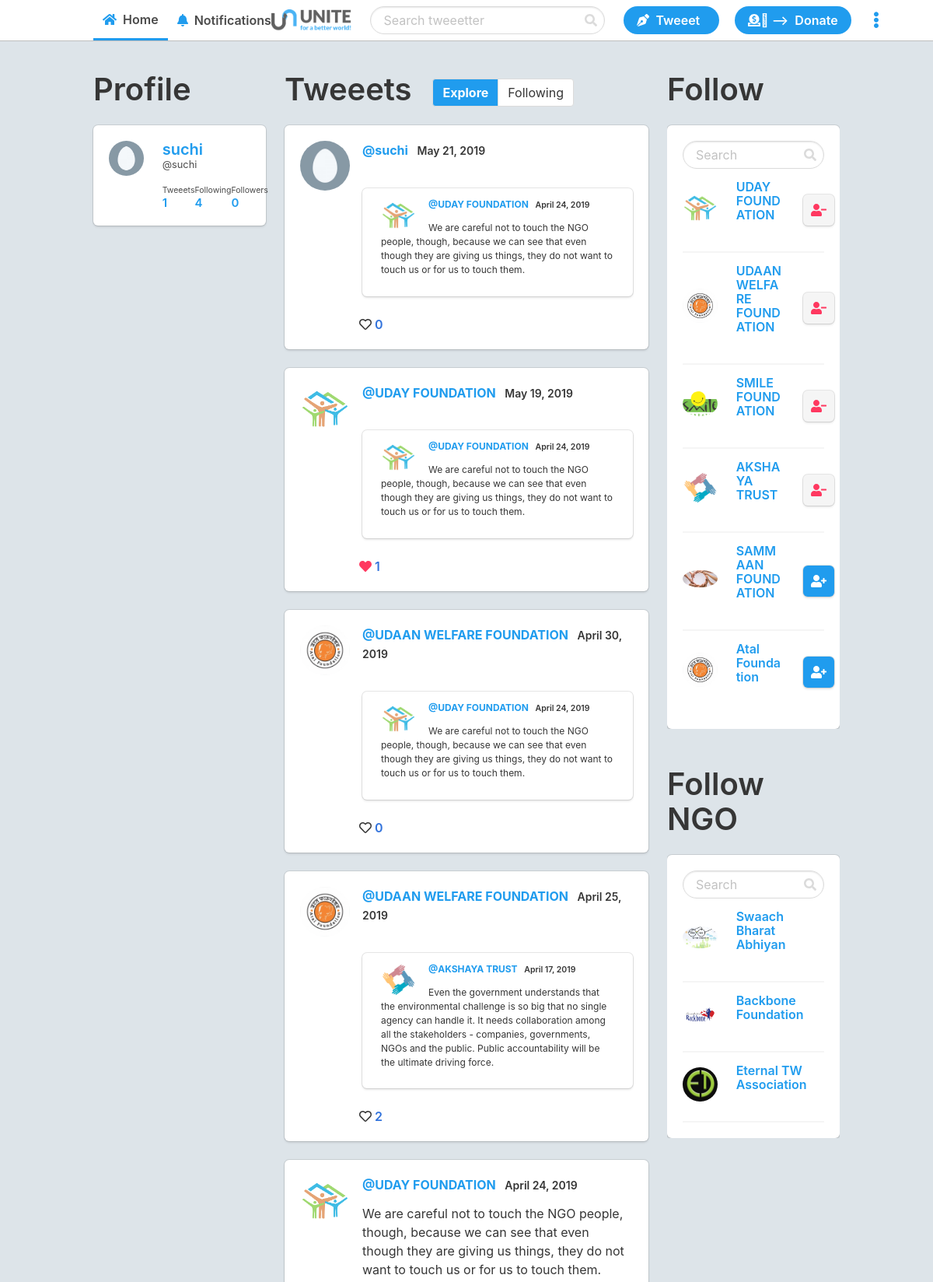
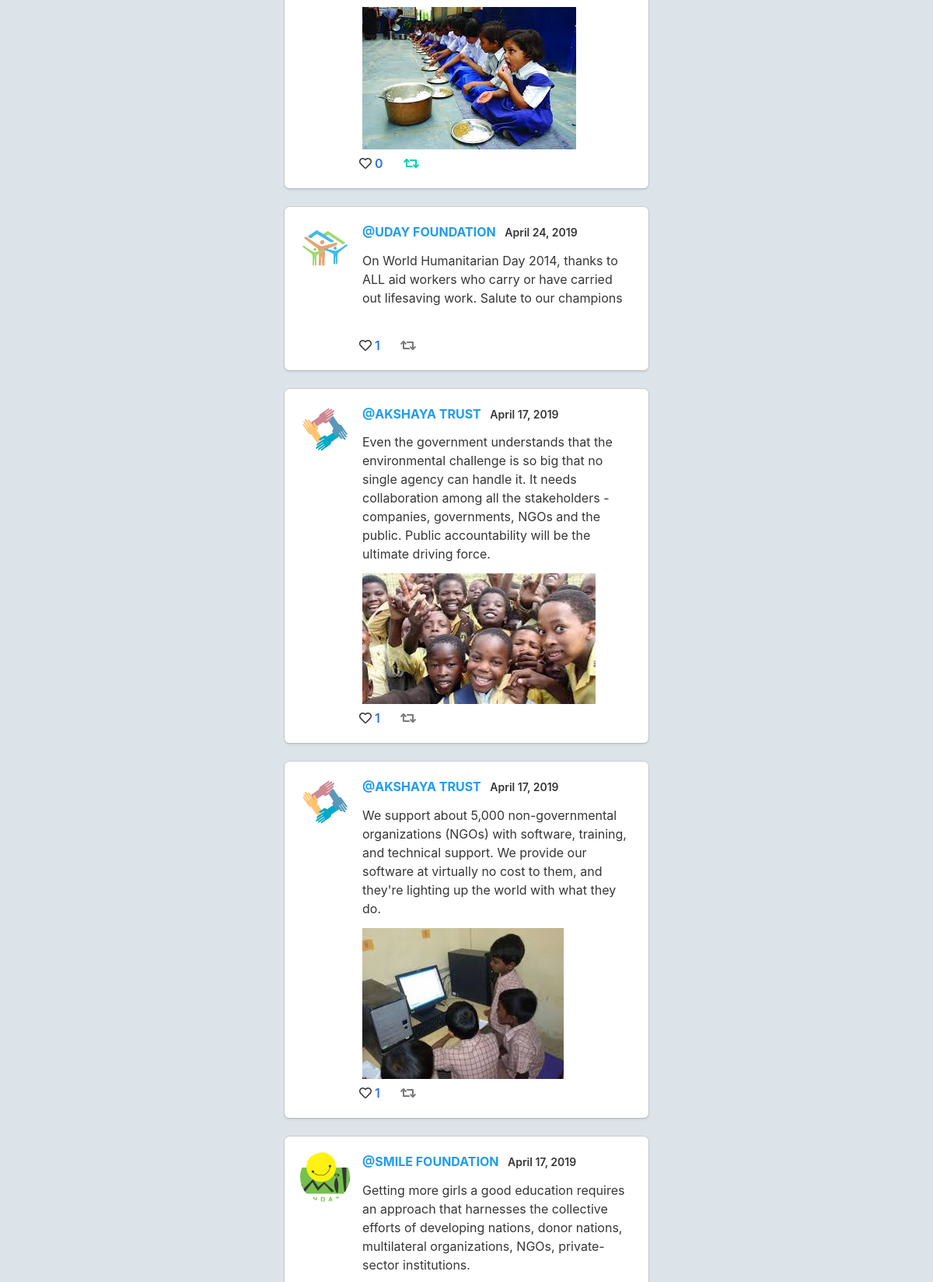
The app's page / (signed in, upper part) with its own data (2 pictures, top to bottom).
### app.py (models this page shows, shortened)
class User(db.Model):
    id = db.Column(db.Integer, primary_key=True)
    username = db.Column(db.String(25), unique=True, nullable=False)
    email = db.Column(db.String(120), unique=True, nullable=False)
    image_file = db.Column(db.String(20), default='default.jpg')
    password = db.Column(db.String(64), nullable=False)
    verified = db.Column(db.Integer, default=0, nullable=True)
    posts = db.relationship('Post', backref='author', lazy=True)
    likes = db.relationship('Post', secondary=likes,
                            backref=db.backref('likes', lazy='dynamic'), lazy='dynamic')
    followed = db.relationship('User', secondary=followers,
                               primaryjoin=(followers.c.follower_id == id),
                               secondaryjoin=(followers.c.followed_id == id),
                               backref=db.backref('followers', lazy='dynamic'), lazy='dynamic')

class Post(db.Model):
    id = db.Column(db.Integer, primary_key=True)
    date_posted = db.Column(db.DateTime, nullable=False,
                            default=datetime.utcnow)
    content = db.Column(db.Text, nullable=False)
    post_img = db.Column(db.String(30))
    user_id = db.Column(db.Integer, db.ForeignKey('user.id'), nullable=False)
    retweet = db.Column(db.Integer, default=None, nullable=True, unique=False)

class Ngo(db.Model):
    id = db.Column(db.Integer, primary_key=True)
    ngo_id = db.Column(db.Integer)
    ngo_name = db.Column(db.String(25), unique=True, nullable=False)
    ngo_email = db.Column(db.String(120), unique=True, nullable=False)
    ngo_image_file = db.Column(db.String(20), default='default.jpg')
    ng_info = db.Column(db.Text)
    ngo_password = db.Column(db.String(64), nullable=False)
    ngo_verified = db.Column(db.Integer, default=0, nullable=True)

### app.py (the view)
@app.route('/')
def home():
    posts = Post.query.all()
    follow_suggestions = User.query.all()[0:]
    follow_suggestions_ngo = Ngo.query.all()[0:]
    if current_user():  # If there is a user in the session
        if current_user() in follow_suggestions:  # If the current user is in the user's follow suggestions
            follow_suggestions.remove(current_user())
    if current_user():  # If there is a user in the session
        if current_user() in follow_suggestions_ngo:  # If the current user is in the user's follow suggestions
            follow_suggestions_ngo.remove(current_user())
    return render_template('home.html', posts=posts, user=current_user(), Post_model=Post, likes=likes, follow_suggestions=follow_suggestions,follow_suggestions_ngo=follow_suggestions_ngo, User=User)

### app.py (called while the page is built)
def current_user():
    if len(session) > 0:
        return User.query.filter_by(username=session['username']).first()
    else:
        return None

### templates/home.html (shortened to what this page needs)
{% extends 'layout.html' %}
{% block body %}
<div class="columns">
    <div class="column is-one-quarter is-hidden-touch">
        {% if user != None %}
        <div class="wrap" style="position: -webkit-sticky; position: sticky; top: 0;">
            <h2 class="title is-2">Profile</h2>
            <div class="box">
                <div class="columns">
                    {% set profile_pic = url_for('static', filename='profile_pics/' + user.image_file) %}
                    <div class="column is-one-third">
                        <img src="{{ profile_pic }}" width="200" class="profile">
                    </div>
                    <div class="column">
                        <a href="{{ url_for('profile') }}">
                            <h5 class="title is-5 has-text-info">{{ user.username }}&nbsp;
                            </h5>
                        </a>
                        <h6 class="subtitle is-6" style="margin-bottom: 1rem; font-size: 80%;">@{{ user.username }}</h6>
                        <div class="level">
                            <div class="level-left">
                                <div class="content is-small">
                                    <small>Tweeets</small>
                                    {% set user_posts = Post_model.query.filter_by(user_id=user.id).all() %}
                                    <h4 class="has-text-info" style="margin-bottom: 0;">{{ user_posts|length }}</h4>
                                </div>
                            </div>
                            <div class="level-item">
                                <div class="content is-small">
                                    <small>Following</small>
                                    {% set user_following = [] %}
                                    {% for user_query in User.query.all() %}
                                    {% for user_query_followers in user_query.followers.all() %}
                                    {% if user_query_followers == user %}
                                    {% set user_following = user_following.append(user) %}
                                    {% endif %}
                                    {% endfor %}
                                    {% endfor %}
                                    <h4 class="has-text-info" style="margin-bottom: 0;">{{ user_following|length }}</h4>
                                </div>
                            </div>
                            <div class="level-item">
                                <div class="content is-small">
                                    <small>Followers</small>
                                    {% set user_followers = user.followers.all() %}
                                    <h4 class="has-text-info" style="margin-bottom: 0;">{{ user_followers|length }}</h4>
                                </div>
                            </div>
                        </div>
                    </div>
                </div>
            </div>
        </div>
        {% endif %}
    </div>
    <div class="column is-half">
        <div class="level is-hidden-touch">
            <div class="level-left">
                <h2 class="title is-2">Tweeets</h2>
            </div>
            <div class="level-right">
                <div class="field has-addons" style="margin: .5rem 6rem 0 0;">
                    <p class="control">
                        {% if url_for(request.endpoint) == url_for('home') %}
                        <a class="button has-background-info has-text-white has-text-weight-bold"
                            href="{{ url_for('home') }}">
                            <span>Explore</span>
                        </a>
                        {% else %}
                        <a class="button" href="{{ url_for('home') }}">
                            <span>Explore</span>
                        </a>
                        {% endif %}
                    </p>
                    <p class="control">
                        {% if url_for(request.endpoint) == url_for('home_following') %}
                        <a class="button has-background-info has-text-white has-text-weight-bold"
                            href="{{ url_for('home_following') }}">
                            <span>Following</span>
                        </a>
                        {% else %}
                        <a class="button" href="{{ url_for('home_following') }}">
                            <span>Following</span>
                        </a>
                        {% endif %}
                    </p>
                </div>
            </div>
        </div>
        {% for post in posts|reverse %}
        {% include "includes/_post.html" %}
        {% endfor %}
    </div>
    <div class="column is-two-fifth is-hidden-touch">
        <div class="wrap" style="overflow-y: auto;">
            <h2 class="title is-2">Follow</h2>
            <div class="box">
                <form action="{{ url_for('search_ngo')  }}" method="POST">
                    <div class="control has-icons-right">
                        <input type="search" placeholder="Search " class="input is-rounded" name="search">
                        <span class="icon is-right">
                        </span>
                    </div>
                </form>
                {% for suggestion in follow_suggestions %}
                <div class="columns is-vcentered" style="margin-top: 2px; margin-bottom: 2px;">
                    <div class="column is-one-third">
                        <img src="{{ url_for('static', filename='profile_pics/' + suggestion.image_file) }}"
                            alt="{{ suggestion.username }}" class="profile" width="60">
                    </div>
                    <div class="column">
                        <a><h4 class="title is-6 has-text-info">{{ suggestion.username }}</h4></a>
                        <br>
                    </div>
                    <div class="column is-one-quarter">
                        {% if user in suggestion.followers.all() %}
                        <a href="{{ url_for('unfollow', id=suggestion.id) }}">
                            <div class="box icon has-background-light is-small">
                                <i class="fas fa-user-minus has-text-danger"></i>
                            </div>
                        </a>
                        {% else %}
                        <a href="{{ url_for('follow', id=suggestion.id) }}">
                            <div class="box has-background-info icon is-small">
                                <i class="fas fa-user-plus has-text-white"></i>
                            </div>
                        </a>
                        {% endif %}
                    </div>
                </div>
                {% if suggestion != follow_suggestions[-1] %}
                <hr class="is-marginless">
                {% endif %}
                {% endfor %}
            </div>
        </div>
<br>
<br>
            <div class="wrap" style="overflow-y: auto;">
                <h2 class="title is-2">Follow NGO</h2>
                <div class="box">
                    <form action="{{ url_for('search_ngo')  }}" method="POST">
                        <div class="control has-icons-right">
                            <input type="search" placeholder="Search " class="input is-rounded" name="search">
                            <span class="icon is-right">
                            </span>
                        </div>
                    </form>
                    {% for suggestion in follow_suggestions_ngo %}
                    <div class="columns is-vcentered" style="margin-top: 2px; margin-bottom: 2px;">
                        <div class="column is-one-third">
                            <img src="{{ url_for('static', filename='profile_pics/' + suggestion.ngo_image_file) }}"
                                alt="{{ suggestion.ngo_name }}" class="profile" width="60">
                        </div>
                        <div class="column">
                            <a href=""><h4 class="title is-6 has-text-info">{{ suggestion.ngo_name }}</h4></a>
                            <br>
                        </div>
                    </div>
                    {% if suggestion != follow_suggestions[-1] %}
                    <hr class="is-marginless">
                    {% endif %}
                    {% endfor %}
                </div>
            </div>
        </div>
</div>
{% endblock %}

### templates/includes/_post.html (shortened to what this page needs)
{% set id = post.id %}
<a href="/post/{{post.id}}" class="has-text-dark">
    <div class="box" id="{{id}}">
        <article class="media">
            <figure class="media-left">
                <p class="image is-64x64">
                    {% set profile_pic = url_for('static', filename='profile_pics/' + post.author.image_file) %}
                    <img src="{{ profile_pic }}" style="width: 64px; height: 64px;" class="profile">
                </p>
            </figure>
            <div class="media-content">
                <div class="content">
                    <p style="margin-bottom: .8rem;">
                        <strong class="has-text-info">@{{post.author.username}}</strong>
                        <small
                            class="has-text-weight-semibold">&nbsp;&nbsp;{{post.date_posted.strftime('%B %d, %Y')}}</small>
                        <br>
                        <p style="margin-bottom: .8rem;">{{post.content}}</p>
                        {% if post.post_img == None %}
                        <img src="{{ post.post_img }}" alt="">
                        {% else %}
                        {% set post_pic = url_for('static', filename='post_img/' + post.post_img ) %}
                        <img src="{{ post_pic }}" >
                        {% endif %}
                        {% if post.retweet != None  %}
                        {% set retweet = Post_model.query.filter_by(id=post.retweet).first() %}
                        <div class="box" style="padding: 0.75rem 1.5rem;">
                            <a href="/post/{{retweet.id}}" class="has-text-dark">
                                <div class="content is-small">
                                    <img src="{{ url_for('static', filename='profile_pics/' + retweet.author.image_file) }}"
                                        alt="Profile Picture" class="profile is-pulled-left" width="45"
                                        style="margin: auto 1rem auto 0;">
                                    <p>
                                        <strong
                                            class="has-text-info">@{{retweet.author.username}}</strong>
                                        <small
                                            class="has-text-weight-semibold">&nbsp;&nbsp;{{retweet.date_posted.strftime('%B %d, %Y')}}</small>
                                        <br>
                                        <p style="margin-bottom: .8rem;">{{retweet.content}}</p>
                                    </p>
                                </div>
                            </a>
                        </div>
                        {% endif %}
                    </p>
                </div>
                <div class="level-left">
                    <a class="level-item has-text-weight-semibold" href="/like/{{post.id}}" style="margin-right: 2rem;">
                        {% if user != None %}
                        {% if user in post.likes.all() %}
                        <span class="icon is-small has-text-danger"><i
                                class="fas fa-heart"></i>&nbsp;&nbsp;</span>{{post.likes.all()|length}}
                        {% else %}
                        <span class="icon is-small has-text-dark"><i
                                class="far fa-heart"></i>&nbsp;&nbsp;</span>{{post.likes.all()|length}}
                        {% endif %}
                        {% else %}
                        <span class="icon is-small has-text-dark"><i
                                class="far fa-heart"></i>&nbsp;&nbsp;</span>{{post.likes.all()|length}}
                        {% endif %}
                    </a>
                    {% if post.retweet == None %}
                    <a class="level-item has-text-weight-semibold" href="/retweet/{{post.id}}">
                        {% if user != None %}
                        {% if Post_model.query.filter_by(user_id=user.id).filter_by(retweet=post.id).first() %}
                        <span class="icon is-small has-text-primary"><i class="fas fa-retweet"></i>&nbsp;&nbsp;</span>
                        {% else %}
                        <span class="icon is-small has-text-grey"><i class="fas fa-retweet"></i>&nbsp;&nbsp;</span>
                        {% endif %}
                        {% else %}
                        <span class="icon is-small has-text-grey"><i class="fas fa-retweet"></i>&nbsp;&nbsp;</span>
                        {% endif %}
                    </a>
                    {% endif %}
                </div>
            </div>
        </article>
    </div>
</a>

### templates/layout.html (style rules this page uses)
img.profile { object-fit: cover; border-radius: 50%; }

### records on screen
User: username "suchi"
Post: shows a picture, author.username "suchi", date_posted "May 21, 2019", image_file (picture), likes.all|length "0"
User: author.username "UDAY FOUNDATION", image_file (picture), username "UDAY FOUNDATION"
Post: date_posted "April 24, 2019", content "We are careful not to touch the NGO people, though, because we can see that even though they are giving us things, they do not want to touch us or for us to touch them.", author.username "UDAY FOUNDATION", shows a picture, likes.all|length "0"
Post: author.username "UDAY FOUNDATION", date_posted "May 19, 2019", image_file (picture), likes.all|length "1"
Post: author.username "UDAAN WELFARE FOUNDATION", date_posted "April 30, 2019", image_file (picture), likes.all|length "0"
Post: author.username "UDAAN WELFARE FOUNDATION", date_posted "April 25, 2019", image_file (picture), likes.all|length "2"
User: author.username "AKSHAYA TRUST", image_file (picture), username "AKSHAYA TRUST"
Post: date_posted "April 17, 2019", content "Even the government understands that the environmental challenge is so big that no single agency can handle it. It needs collaboration among all the stakeholders - companies, governments, NGOs and the public. Public accountability will be the ultimate driving force.", author.username "AKSHAYA TRUST", shows a picture, likes.all|length "1"
Post: author.username "UDAY FOUNDATION", date_posted "April 24, 2019", content "On World Humanitarian Day 2014, thanks to ALL aid workers who carry or have carried out lifesaving work. Salute to our champions", likes.all|length "1"
Post: author.username "AKSHAYA TRUST", date_posted "April 17, 2019", content "We support about 5,000 non-governmental organizations (NGOs) with software, training, and technical support. We provide our software at virtually no cost to them, and they're lighting up the world with what they do.", shows a picture, likes.all|length "1"
Post: shows a picture, author.username "SMILE FOUNDATION", date_posted "April 17, 2019", content "Getting more girls a good education requires an approach that harnesses the collective efforts of developing nations, donor nations, multilateral organizations, NGOs, private-sector institutions."
User: image_file (picture), username "UDAAN WELFARE FOUNDATION"
User: image_file (picture), username "SMILE FOUNDATION"
User: image_file (picture), username "SAMMAAN FOUNDATION"
User: image_file (picture), username "Atal Foundation"
Ngo: ngo_image_file (picture), ngo_name "Swaach Bharat Abhiyan"
Ngo: ngo_image_file (picture), ngo_name "Backbone Foundation"
Ngo: ngo_image_file (picture), ngo_name "Eternal TW Association"

### other values on screen
{{ user_posts|length }} "1"
{{ user_following|length }} "4"
{{ user_followers|length }} "0"
